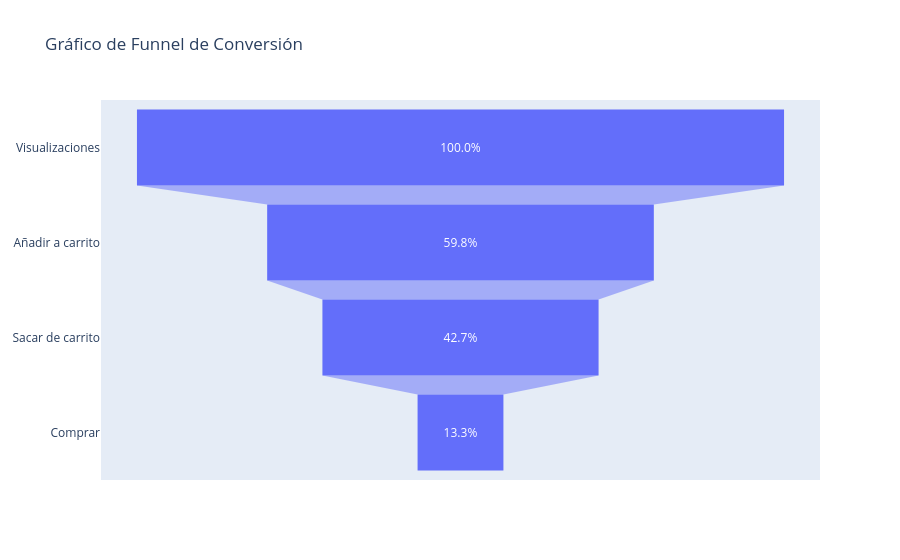

Source (notebook cell):
### Code cell
import plotly.graph_objects as go

fig = go.Figure(go.Funnel(
    y=df_funnel['evento'],
    x=df_funnel['porcentaje'],
    textinfo='text',
    texttemplate='%{value:.1f}%',
))
fig.update_layout(title="Gráfico de Funnel de Conversión")
from IPython.display import display
display(fig)

### Figure 1 — Plotly figure (JSON) as saved in the notebook; plotly's stock layout.template omitted (floating-point values rounded to 4 significant figures)
{"data": [{"textinfo": "text", "texttemplate": "%{value:.1f}%", "type": "funnel", "x": [100.0, 59.75, 42.68, 13.27], "y": ["Visualizaciones", "Añadir a carrito", "Sacar de carrito", "Comprar"]}], "layout": {"title": {"text": "Gráfico de Funnel de Conversión"}}}
